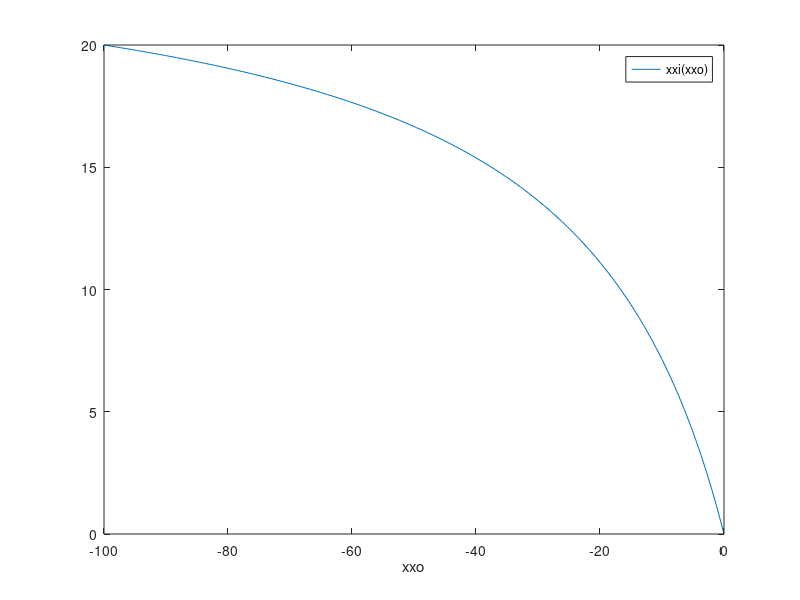

Reproduce this figure in MATLAB.
% G31MIRCV

% Convex mirror.

% Radius of curvature is positive, xo is on left, is negative.
% No singularity. Only virtual images.

function G31MIRCX;
r = 50;
xo = -10;
xi = 1/(1/(r/2) - 1/xo) % xi = 7.143

% Graph
xxo = (-100:0.9:-0.1);
xxi = 1./(1/(r/2)-1./xxo);

figure(1);
plot(xxo,xxi);
axis([-100 0 0 20]);
xlabel('xxo');
legend('xxi(xxo)');
